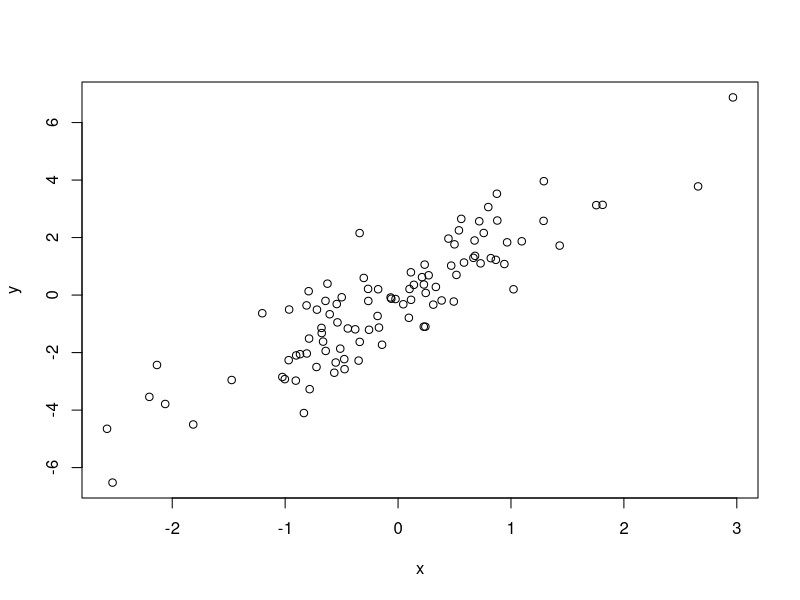
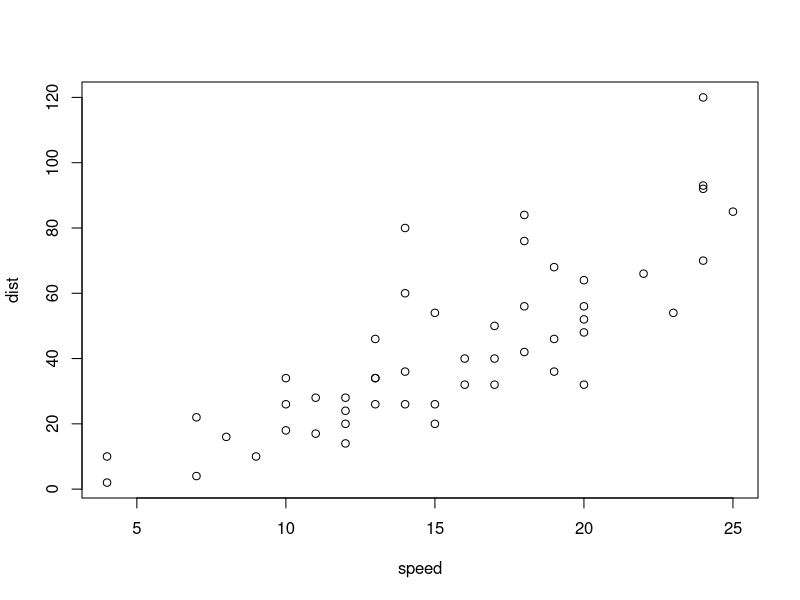

Reproduce these figures in R, in order.
## ---- chunk 1
knitr::opts_chunk$set(fig.width=12, fig.height=8, fig.path='Figs/', warning=FALSE, message=FALSE)
## ---- chunk 2
x <- rnorm(100)
y <- 2*x + rnorm(100)
cor(x, y)
## ---- chunk 3
x <- rnorm(100)
y <- 2*x + rnorm(100)
cor(x, y)
## ---- chunk 4
x <- rnorm(100)
y <- 2*x + rnorm(100)
cor(x, y)
## ---- chunk 5
plot(x,y)
## ---- chunk 6
summary(cars)
## ---- chunk 7
plot(cars)
